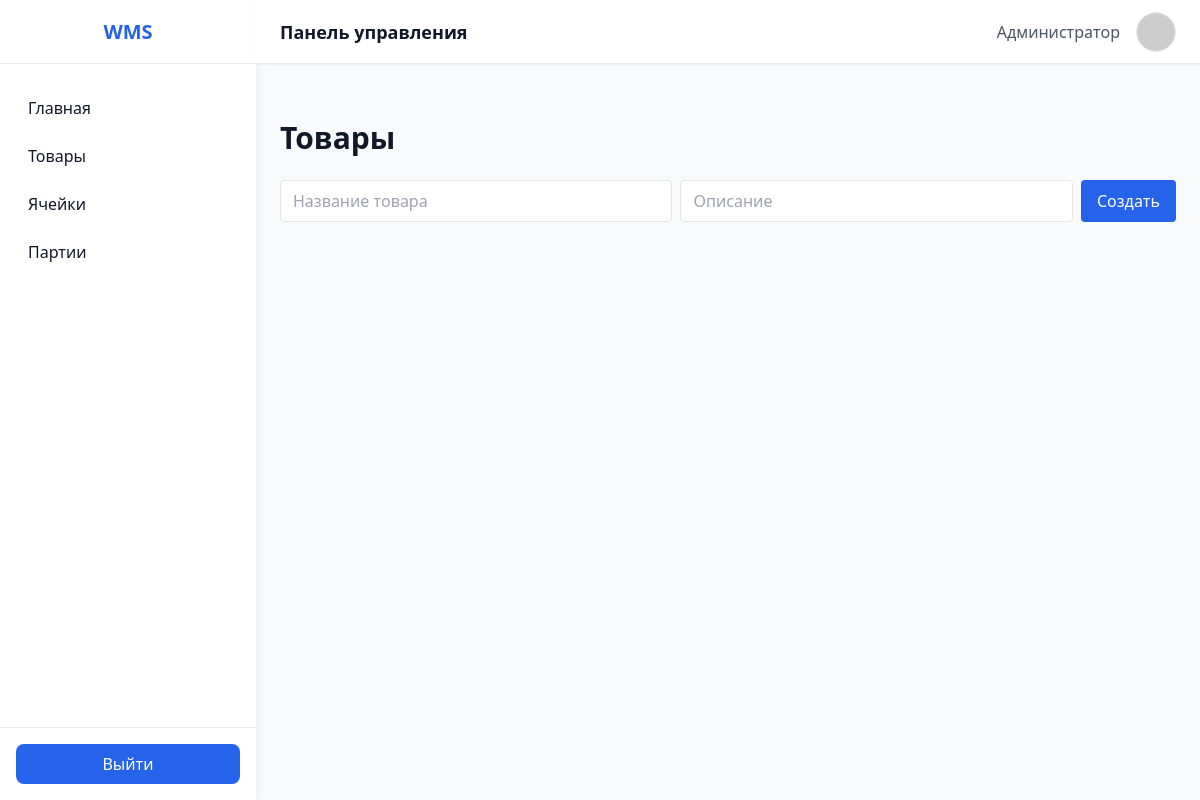
Page /items/ on the earlier database version.
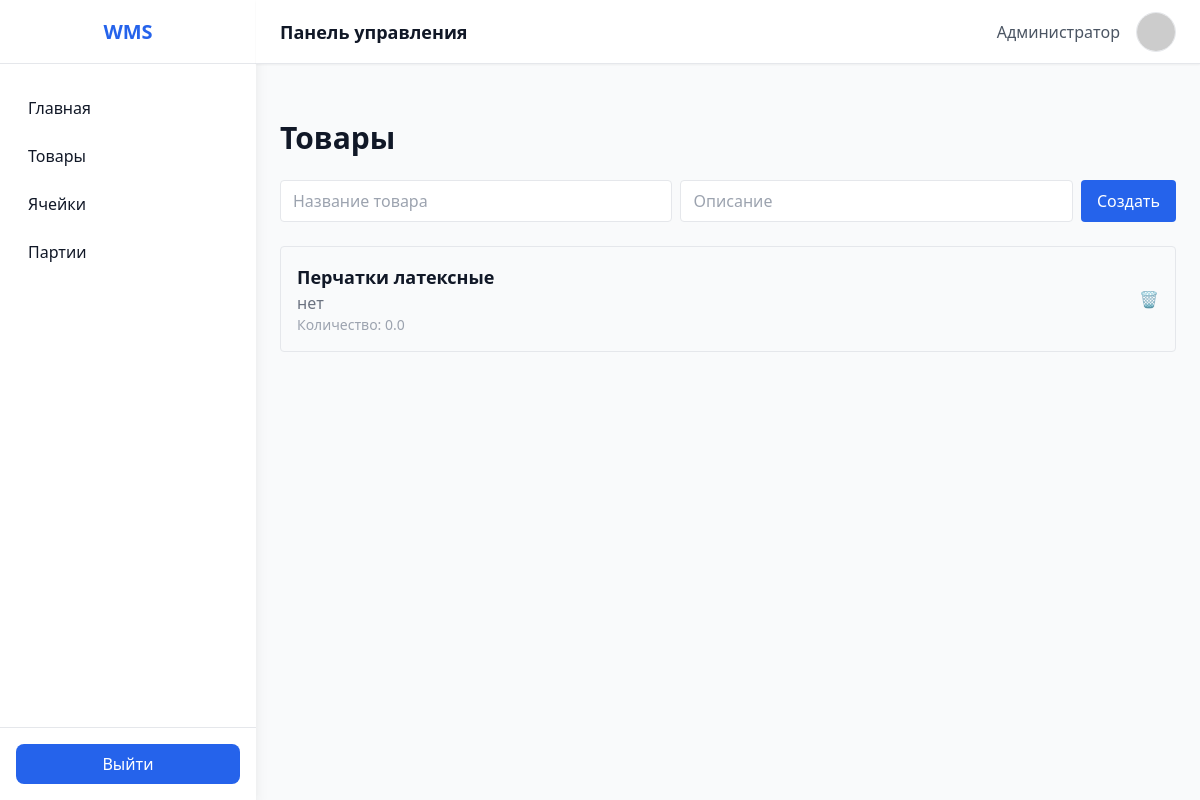
Same page on the later database version.
### app/models/items.py (models this page shows)
class Item(Base):
    __tablename__ = 'items'
    id = Column(Integer, primary_key=True, index=True)
    name = Column(String, index=True)
    description = Column(String, nullable=True)
    quantity = Column(Float, default=0.0)
    cells = relationship("Cell", back_populates="items")
    batches = relationship("Batch", back_populates="items")
    receivings = relationship("Receiving", back_populates="items")

### app/api/items.py (the view)
@router.get('/', response_class=HTMLResponse)
async def read_items(request: Request, db: Session = Depends(get_db)):
    items = db.query(Item).all()
    return templates.TemplateResponse('items.html', {'request': request, 'items': items})

### app/templates/items.html (shortened to what this page needs)
{% extends "index.html" %}
{% block content %}
<div class="max-w-4xl mx-auto mt-8">
  <h1 class="text-3xl font-bold mb-6">Товары</h1>
  <form action="/items/create" method="post" class="flex gap-2 mb-6">
    <input type="text" name="name" placeholder="Название товара" required
           class="border rounded px-3 py-2 flex-1">
    <input type="text" name="description" placeholder="Описание"
           class="border rounded px-3 py-2 flex-1">
    <button type="submit" class="bg-blue-600 text-white px-4 py-2 rounded">Создать</button>
  </form>
  <ul class="space-y-4">
    {% for item in items %}
    <li class="flex justify-between items-center p-4 border rounded hover:shadow">
      <div>
        <h2 class="font-semibold text-lg">{{ item.name or 'Нет названия' }}</h2>
        <p class="text-gray-500">{{ item.description or 'Нет описания' }}</p>
        <p class="text-sm text-gray-400">Количество: {{ item.quantity }}</p>
      </div>
      <button onclick="deleteItem({{ item.id }}, this)"
              class="text-red-500 hover:text-red-700 ml-4">
        🗑️
      </button>
    </li>
    {% endfor %}
  </ul>
</div>
{% endblock %}

Differences in the rows shown:
added Item: name "Перчатки латексные", description "нет", quantity "0.0"
